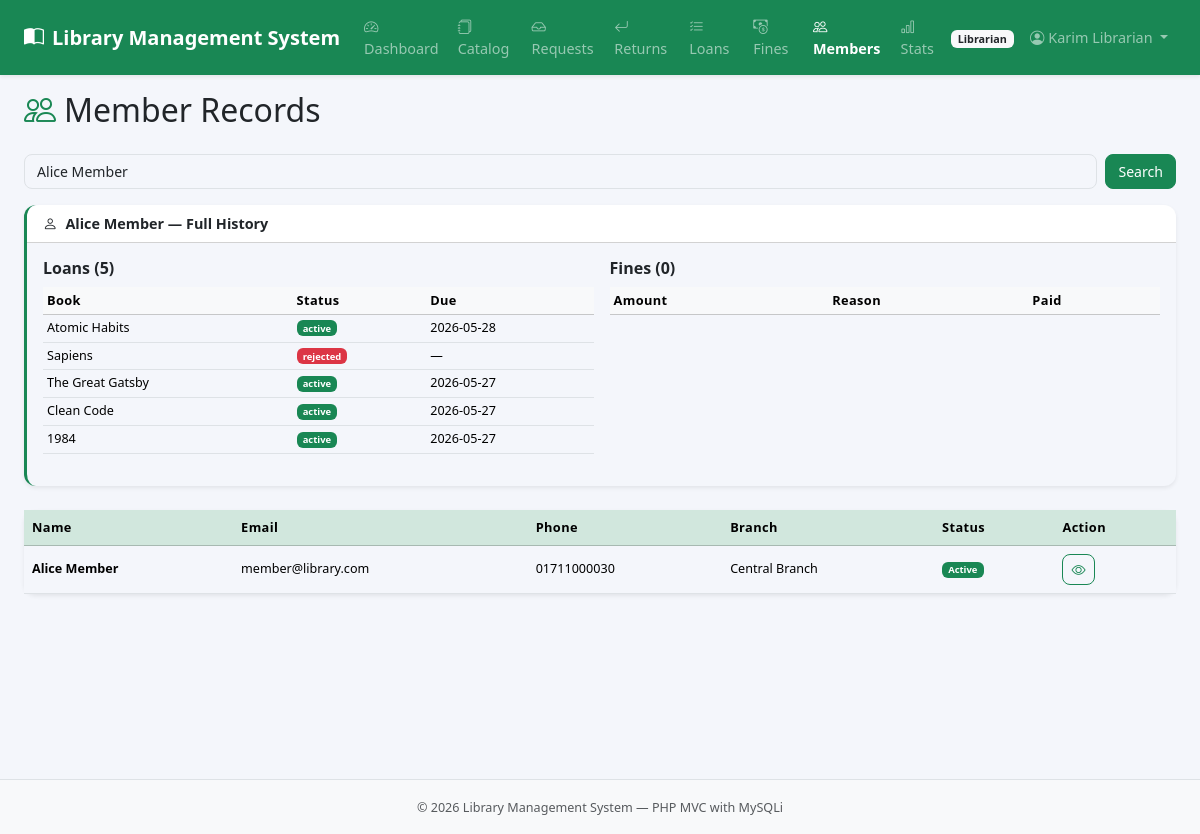
Screenshot of /index.php?page=librarian_members&search=Alice+Member&member_id=4 (signed in) with the database file from the repository.
### tables this page shows
CREATE TABLE `users` (
  `id` int(11) NOT NULL,
  `name` varchar(150) NOT NULL,
  `email` varchar(150) NOT NULL,
  `password_hash` varchar(255) NOT NULL,
  `phone` varchar(25) DEFAULT NULL,
  `role` enum('member','librarian','branch_manager','admin') NOT NULL DEFAULT 'member',
  `profile_pic` varchar(255) DEFAULT NULL,
  `branch_id` int(11) DEFAULT NULL,
  `is_active` tinyint(1) NOT NULL DEFAULT 1,
  `created_at` timestamp NOT NULL DEFAULT current_timestamp()
);

CREATE TABLE `borrow_records` (
  `id` int(11) NOT NULL,
  `member_id` int(11) NOT NULL,
  `book_id` int(11) NOT NULL,
  `branch_id` int(11) NOT NULL,
  `librarian_id` int(11) DEFAULT NULL,
  `status` enum('pending','active','returned','rejected') NOT NULL DEFAULT 'pending',
  `borrow_date` date DEFAULT NULL,
  `due_date` date DEFAULT NULL,
  `return_date` date DEFAULT NULL,
  `renewals_count` int(11) NOT NULL DEFAULT 0,
  `created_at` timestamp NOT NULL DEFAULT current_timestamp()
);

CREATE TABLE `books` (
  `id` int(11) NOT NULL,
  `title` varchar(255) NOT NULL,
  `author` varchar(150) NOT NULL,
  `isbn` varchar(25) NOT NULL,
  `genre_id` int(11) DEFAULT NULL,
  `publisher` varchar(150) DEFAULT NULL,
  `published_year` year(4) DEFAULT NULL,
  `description` text DEFAULT NULL,
  `cover_image_path` varchar(255) DEFAULT NULL,
  `created_at` timestamp NOT NULL DEFAULT current_timestamp()
);

CREATE TABLE `branches` (
  `id` int(11) NOT NULL,
  `name` varchar(150) NOT NULL,
  `address` text DEFAULT NULL,
  `city` varchar(100) DEFAULT NULL,
  `phone` varchar(25) DEFAULT NULL,
  `manager_id` int(11) DEFAULT NULL,
  `is_active` tinyint(1) NOT NULL DEFAULT 1,
  `created_at` timestamp NOT NULL DEFAULT current_timestamp()
);

### app/controller/librarian/members.php (called while the page is built, shortened)
<?php
require_once __DIR__ . '/../../model/UserModel.php';
require_once __DIR__ . '/../../model/BorrowModel.php';
require_once __DIR__ . '/../../model/Models.php';
$search    = trim($_GET['search'] ?? '');
$memberId  = (int)($_GET['member_id'] ?? 0);
$userModel = new UserModel($conn);
$members   = $userModel->getUsersByRole('member');
if ($search) {
    $members = array_filter($members, fn($m) =>
        stripos($m['name'],$search)!==false || stripos($m['email'],$search)!==false || stripos($m['phone'],$search)!==false
    );
}
$memberDetail = null;
$memberLoans  = [];
$memberFines  = [];
if ($memberId) {
    $memberDetail = $userModel->findById($memberId);
    $borrowModel  = new BorrowModel($conn);
    $fineModel    = new FineModel($conn);
    $memberLoans  = $borrowModel->getByMember($memberId);
    $memberFines  = $fineModel->getByMember($memberId);
}
require __DIR__ . '/../../view/shared/header.php';
require __DIR__ . '/../../view/librarian/members.php';
require __DIR__ . '/../../view/shared/footer.php';

### config/app.php (called while the page is built, shortened)
<?php
function e(string $s): string {
    return htmlspecialchars($s, ENT_QUOTES, 'UTF-8');
}

### app/model/UserModel.php (called while the page is built, shortened)
<?php
class UserModel {
    private mysqli $db;
    public function __construct(mysqli $db) {
        $this->db = $db;
    }
    public function findById(int $id): ?array {
        $stmt = $this->db->prepare("SELECT * FROM users WHERE id = ? LIMIT 1");
        $stmt->bind_param('i', $id);
        $stmt->execute();
        $row = $stmt->get_result()->fetch_assoc();
        return $row ?: null;
    }
    public function getUsersByRole(string $role): array {
        $stmt = $this->db->prepare(
            "SELECT u.*, b.name AS branch_name FROM users u
             LEFT JOIN branches b ON u.branch_id = b.id
             WHERE u.role = ? ORDER BY u.name");
        $stmt->bind_param('s', $role);
        $stmt->execute();
        $rows = $stmt->get_result()->fetch_all(MYSQLI_ASSOC);
        return $rows;
    }
}

### app/model/BorrowModel.php (called while the page is built, shortened)
<?php
class BorrowModel {
    private mysqli $db;
    public function __construct(mysqli $db) {
        $this->db = $db;
    }
    private function baseSelect(): string {
        return "SELECT br.*,
                    u.name AS member_name, u.email AS member_email, u.phone AS member_phone,
                    b.title AS book_title, b.author AS book_author, b.isbn,
                    bn.name AS branch_name,
                    lib.name AS librarian_name
                FROM borrow_records br
                JOIN users u    ON br.member_id = u.id
                JOIN books b    ON br.book_id   = b.id
                JOIN branches bn ON br.branch_id = bn.id
                LEFT JOIN users lib ON br.librarian_id = lib.id";
    }
    public function getByMember(int $memberId, string $status = ''): array {
        $sql = $this->baseSelect() . " WHERE br.member_id = ?";
        $sql  .= " ORDER BY br.created_at DESC";
        $stmt  = $this->db->prepare($sql);
        $stmt->bind_param('i', $memberId);
        $stmt->execute();
        $rows = $stmt->get_result()->fetch_all(MYSQLI_ASSOC);
        return $rows;
    }
}

### app/model/Models.php (called while the page is built, shortened)
<?php
class FineModel {
    private mysqli $db;
    public function __construct(mysqli $db) { $this->db = $db; }
    public function getByMember(int $memberId): array {
        $stmt = $this->db->prepare(
            "SELECT f.*, b.title AS book_title, br.name AS branch_name
             FROM fines f
             JOIN borrow_records rec ON f.borrow_record_id = rec.id
             JOIN books b ON rec.book_id = b.id
             JOIN branches br ON f.branch_id = br.id
             WHERE f.member_id = ? ORDER BY f.created_at DESC");
        $stmt->bind_param('i', $memberId);
        $stmt->execute();
        $rows = $stmt->get_result()->fetch_all(MYSQLI_ASSOC);
        return $rows;
    }
}

### app/view/librarian/members.php (the view, shortened to what this page needs)
<h2 class="mb-4"><i class="bi bi-people me-2 text-success"></i>Member Records</h2>
<form method="GET" action="<?= BASE_URL ?>index.php" class="mb-3 d-flex gap-2">
  <input type="text" name="search" class="form-control" placeholder="Search by name, email, or phone…" value="<?= e($search) ?>">
  <button class="btn btn-success">Search</button>
</form>
<?php if($memberDetail): ?>
<div class="card border-0 shadow-sm mb-4 border-start border-success border-3">
  <div class="card-header bg-white fw-semibold"><i class="bi bi-person me-2"></i><?= e($memberDetail['name']) ?> — Full History</div>
  <div class="card-body">
    <div class="row g-3">
      <div class="col-md-6">
        <h6 class="fw-semibold">Loans (<?= count($memberLoans) ?>)</h6>
        <div class="table-responsive"><table class="table table-sm small"><thead class="table-light"><tr><th>Book</th><th>Status</th><th>Due</th></tr></thead><tbody>
        <?php foreach($memberLoans as $l): ?>
        <tr><td><?= e($l['book_title']) ?></td><td><span class="badge bg-<?= ['active'=>'success','returned'=>'secondary','pending'=>'warning','rejected'=>'danger'][$l['status']] ?>"><?= $l['status'] ?></span></td><td><?= e($l['due_date']??'—') ?></td></tr>
        <?php endforeach; ?>
        </tbody></table></div>
      </div>
      <div class="col-md-6">
        <h6 class="fw-semibold">Fines (<?= count($memberFines) ?>)</h6>
        <div class="table-responsive"><table class="table table-sm small"><thead class="table-light"><tr><th>Amount</th><th>Reason</th><th>Paid</th></tr></thead></table></div>
      </div>
    </div>
  </div>
</div>
<?php endif; ?>
<div class="card border-0 shadow-sm"><div class="card-body p-0">
  <div class="table-responsive"><table class="table table-hover align-middle mb-0 small">
    <thead class="table-success"><tr><th>Name</th><th>Email</th><th>Phone</th><th>Branch</th><th>Status</th><th>Action</th></tr></thead>
    <tbody>
    <?php foreach($members as $m): ?>
    <tr>
      <td class="fw-semibold"><?= e($m['name']) ?></td>
      <td><?= e($m['email']) ?></td>
      <td><?= e($m['phone']??'—') ?></td>
      <td><?= e($m['branch_name']??'—') ?></td>
      <td><?= $m['is_active']?'<span class="badge bg-success">Active</span>':'<span class="badge bg-secondary">Inactive</span>' ?></td>
      <td><a href="<?= BASE_URL ?>index.php?page=librarian_members&search=<?= urlencode($m['name']) ?>&member_id=<?= $m['id'] ?>" class="btn btn-sm btn-outline-success"><i class="bi bi-eye"></i></a></td>
    </tr>
    <?php endforeach; ?>
    </tbody>
  </table></div>
</div></div>

### public/css/style.css (style rules this page uses)
:root { --bs-body-bg: #f4f6fb; }
body { background: #f4f6fb; font-family: 'Segoe UI', sans-serif; font-size: .9rem; }
.card { border-radius: 12px; }
.card-header { border-radius: 12px 12px 0 0 !important; }
.table th { font-size: .80rem; letter-spacing: .03em; white-space: nowrap; font-weight: 600; }
.form-control, .form-select { border-radius: 8px; font-size: .88rem; }
.btn { border-radius: 8px; font-size: .88rem; }

### rows the page displays
users: name "Alice Member", email "member@library.com", phone "01711000030", branch.name "Central Branch", is_active "Active"
borrow_records: book.title "Atomic Habits", status "active", due_date "2026-05-28"
borrow_records: book.title "Sapiens", status "rejected", due_date "—"
borrow_records: book.title "The Great Gatsby", status "active", due_date "2026-05-27"
borrow_records: book.title "Clean Code", status "active", due_date "2026-05-27"
borrow_records: book.title "1984", status "active", due_date "2026-05-27"

### other values shown
APP_NAME "Library Management System"
$navRole "Librarian"
$_SESSION['user_name'] "Karim Librarian"
count($memberLoans) "5"
count($memberFines) "0"
